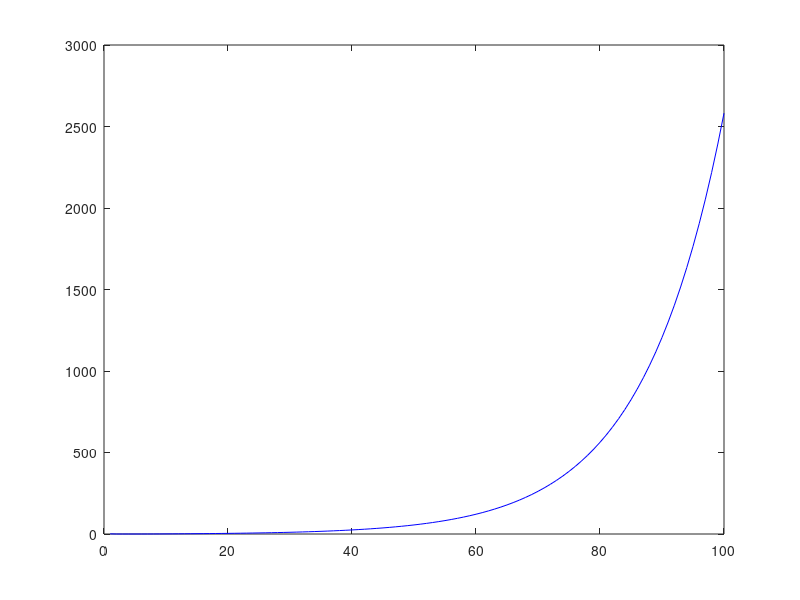

The MATLAB source for this figure:
k=4;
d=4;
a0=zeros(100,1);
a1=zeros(100,1);
a2=zeros(100,1);
a3=zeros(100,1);
a4=zeros(100,1);
a0(1)=d;
a1(1)=0;
a2(1)=0;
a3(1)=0;
a4(1)=1;
for i=2:100
    s=0;
    for j=1:i-1
        s=s+((1/k)*a3(j));
    end
    a4(i)=s;
    %end
    a3(i)=((k-1)/k)*a3(i-1)+(1/k)*a2(i-1);
    a2(i)=((k-1)/k)*a2(i-1)+(1/k)*a1(i-1);
    a1(i)=((k-1)/k)*a1(i-1)+(1/k)*a0(i-1);
    a0(i)=((k-1)/k)*a3(i-1)+((k-1)/k)*a0(i-1);
end

plot(a4,'b');
hold on;
fs=fopen('regular_tree_10_4_s','w');
for i=1:100
    fprintf(fs,'%d\t%6.2f\n',i,a4(i));
end
fclose(fs);
